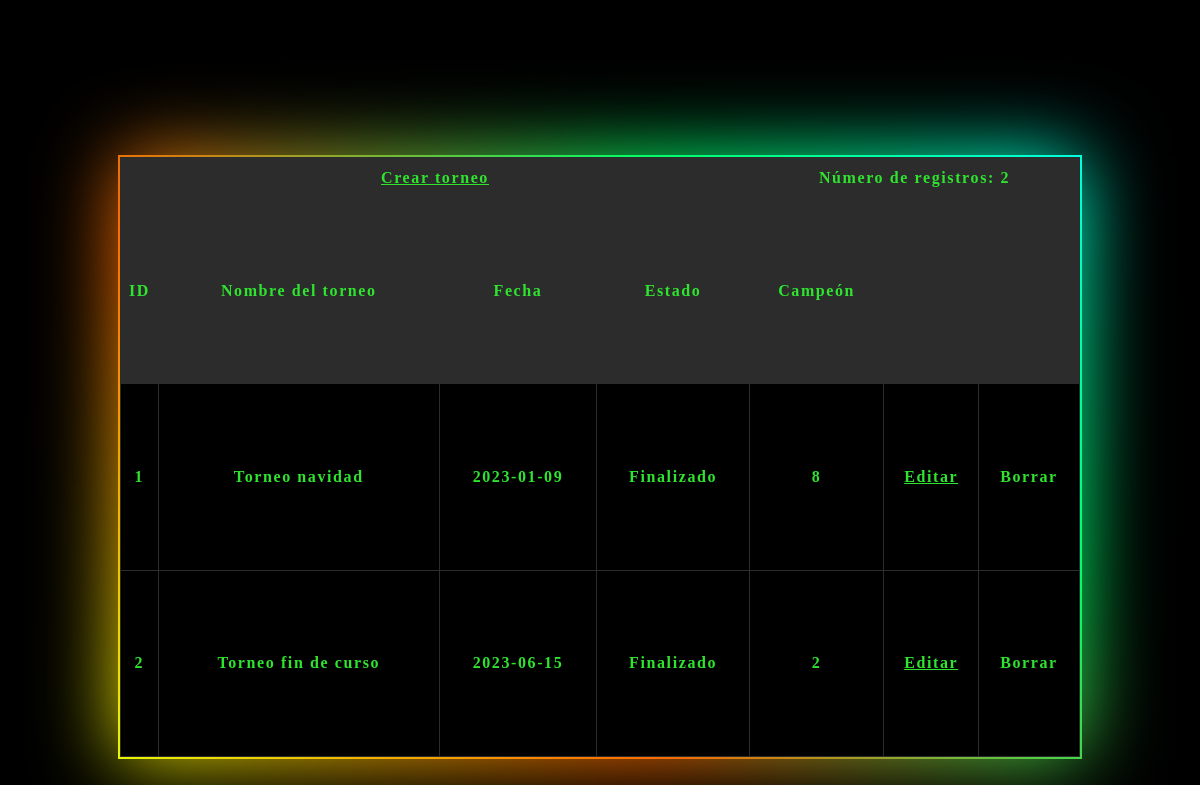
The page /U4/Ping_pong/vistas/pruebaTorneosVista.php on the database its author committed.
### tables this page shows
CREATE TABLE T_Torneo (
    id_torneo INT PRIMARY KEY AUTO_INCREMENT,
    nombre VARCHAR(50) NOT NULL,
    fecha date,
    estado ENUM('Finalizado','En proceso'),
    num_jugadores INT DEFAULT 8,
    campeon int,
    FOREIGN KEY (campeon) references T_Jugador (id_jugador)
);

### U4/Ping_pong/infraestructura/torneosAccesoDatos.php (called while the page is built, shortened)
<?php
class TorneoAccesoDatos {
    function obtener() {
        $conexion = mysqli_connect('localhost','root','12345');
        mysqli_select_db($conexion, 'torneos_pingPong');
        $consulta = mysqli_prepare($conexion, "SELECT * FROM T_Torneo");
        $consulta->execute();
        $result = $consulta->get_result();
        $torneos =  array();
        while ($myrow = $result->fetch_assoc()) {
            array_push($torneos, $myrow);
        }
        return $torneos;
    }
}
?>

### U4/Ping_pong/negocio/torneosReglasNegocio.php (called while the page is built, shortened)
<?php
require("../infraestructura/torneosAccesoDatos.php");
class TorneoReglasNegocio {
    private $ID;
    private $NOMBRE;
    private $FECHA;
    private $ESTADO;
    private $CAMPEON;
    function init($id, $nombre, $fecha, $estado, $campeon) {
        $this->ID = $id;
        $this->NOMBRE = $nombre;
        $this->FECHA = $fecha;
        $this->ESTADO = $estado;
        $this->CAMPEON = $campeon;
    }
    function getID() {
        return $this->ID;
    }
    function getNOMBRE() {
        return $this->NOMBRE;
    }
    function getFECHA() {
        return $this->FECHA;
    }
    function getESTADO(){
        return $this->ESTADO;
    }
    function getCAMPEON(){
        return $this->CAMPEON;
    }
    function obtener() {
        $torneosDAL = new TorneoAccesoDatos();
        $results = $torneosDAL->obtener();
        $listaTorneos =  array();
        foreach ($results as $torneo) {
            $oTorneosReglasNegocio = new TorneoReglasNegocio();
            $oTorneosReglasNegocio->init($torneo['id_torneo'], $torneo['nombre'], $torneo['fecha'], $torneo['estado'], $torneo['campeon']);
            array_push($listaTorneos,$oTorneosReglasNegocio);
        }
        return $listaTorneos;
    }
}
?>

### U4/Ping_pong/vistas/pruebaTorneosVista.php (the view, shortened to what this page needs)
<!doctype html>
<html>
<head>
    <link rel='stylesheet' href='../css/torneosVista.css'>
</head>
<body>
    <h1> Listado de torneos </h1>
    <?php
    require('../negocio/torneosReglasNegocio.php');
    $torneosBL = new TorneoReglasNegocio();
    $datosTorneos = $torneosBL->obtener();
    echo "<div class='bloque brillo'>
        <table>";
        echo"<tr class='crear'>
            <th colspan='4'>
                <a href='gestionTorneosVista.php?modo=creacion'>Crear torneo</a>
            </th>
            <th colspan='3'>
                <p>Número de registros: ".count($datosTorneos)."</p>
            </th>
            </tr>
            <tr class='identificador'>
                <th>ID</th>
                <th>Nombre del torneo</th>
                <th>Fecha</th>
                <th>Estado</th>
                <th>Campeón</th>
                <th></th>
                <th></th>
            </tr>";
    foreach ($datosTorneos as $torneos){
        echo "<tr>";
        echo "<th>".$torneos->getID()."</th>";
        echo "<th>".$torneos->getNOMBRE()."</th>";
        echo "<th>".$torneos->getFECHA()."</th>";
        echo "<th>".$torneos->getESTADO()."</th>";
        echo "<th>".$torneos->getCAMPEON()."</th>";
        echo "<th><a href='gestionTorneosVista.php?modo=edicion?id=".$torneos->getID()."'>Editar</a></th>";
        echo "<th>Borrar</th>";
        echo "</tr>";
    }
    echo "</table>
        </div>";
    ?>
</body>
</html>

### U4/Ping_pong/css/torneosVista.css (style rules this page uses)
* { margin: 0px; padding: 0px; }
body { background-color: black; }
.bloque { position: relative; margin: 10% auto 0; width: 80%; height: 600px; background: black; }
.brillo::before, .brillo::after { content: ''; position: absolute; left: -2px; top: -2px; background: linear-gradient(45deg, #e6fb04,#ff6600,#00ff66,#00ffff,#ff00ff,#ff0099,#6e0dd0,#ff3300,#099fff); background-size: 400%; width: calc(100% + 4px); height: calc(100% + 4px); z-index: -1; animation: brilloAnimacion 20s linear infinite; }
.brillo::after { filter: blur(40px); }
table, th, td { border: 1px solid rgb(44,44,44); border-collapse: collapse; color: hsl(120, 77%, 54%); letter-spacing: 0.1em; }
table { width: 100%; height: 100%; }
.identificador { background-color: rgb(44,44,44); }
.crear { height: 40px; background-color: rgb(44,44,44); }
a { color: hsl(120, 77%, 54%); }

### rows shown on the page
t_torneo: id_torneo "1", nombre "Torneo navidad", fecha "2023-01-09", estado "Finalizado", campeon "8"
t_torneo: id_torneo "2", nombre "Torneo fin de curso", fecha "2023-06-15", estado "Finalizado", campeon "2"

### other values the page prints
count($datosTorneos) "2"
